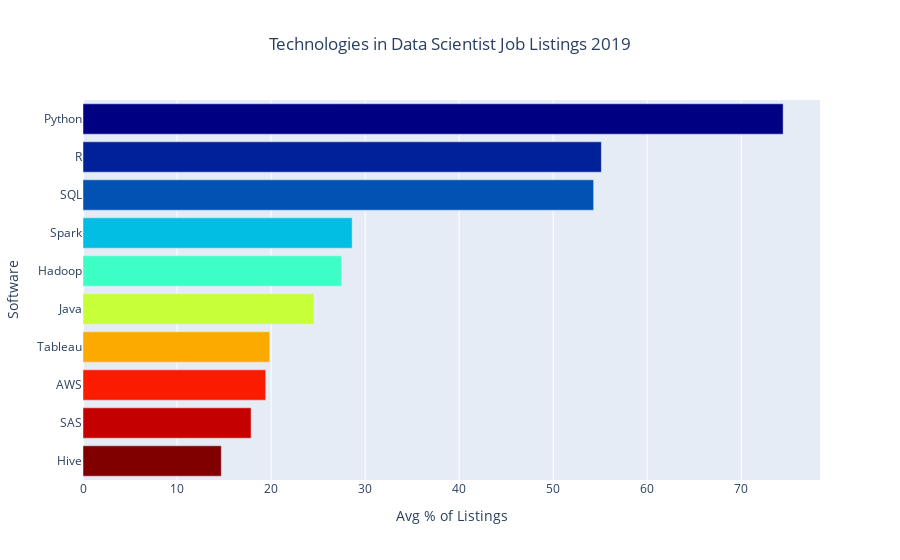

Notebook source saved alongside this figure:
### Code cell
cmax=50
cmin=200
color_s = np.linspace(cmin, cmax, 10)

data = [
    go.Bar(
        y=df_10.index,          
        x=df_10['2019'] * 100,
        orientation='h',
        marker=dict(
            colorscale='Jet',
            color=color_s
        ),
    )
]

layout = {
    'title': 'Technologies in Data Scientist Job Listings 2019',
    'yaxis': {'title': 'Software', 'tickmode': 'linear'},
    'xaxis': {'title': "Avg % of Listings"},
    'title_x':0.5,
    'height': 500
    
}

fig = go.Figure(data=data, layout=layout)
py.iplot(fig)

### Figure 1 — Plotly figure (JSON) as saved in the notebook; plotly's stock layout.template omitted (floating-point values rounded to 4 significant figures)
{"data": [{"marker": {"color": [200, 183.3, 166.7, 150, 133.3, 116.7, 100, 83.33, 66.67, 50], "colorscale": [[0, "rgb(0,0,131)"], [0.2, "rgb(0,60,170)"], [0.4, "rgb(5,255,255)"], [0.6, "rgb(255,255,0)"], [0.8, "rgb(250,0,0)"], [1, "rgb(128,0,0)"]]}, "orientation": "h", "type": "bar", "x": [14.71, 17.87, 19.43, 19.84, 24.57, 27.48, 28.62, 54.3, 55.12, 74.45], "y": ["Hive", "SAS", "AWS", "Tableau", "Java", "Hadoop", "Spark", "SQL", "R", "Python"]}], "layout": {"autosize": true, "title": {"text": "Technologies in Data Scientist Job Listings 2019", "x": 0.5}, "xaxis": {"autorange": true, "range": [0, 78.37], "title": {"text": "Avg % of Listings"}, "type": "linear"}, "yaxis": {"autorange": true, "range": [-0.5, 9.5], "tickmode": "linear", "title": {"text": "Software"}, "type": "category"}}}
